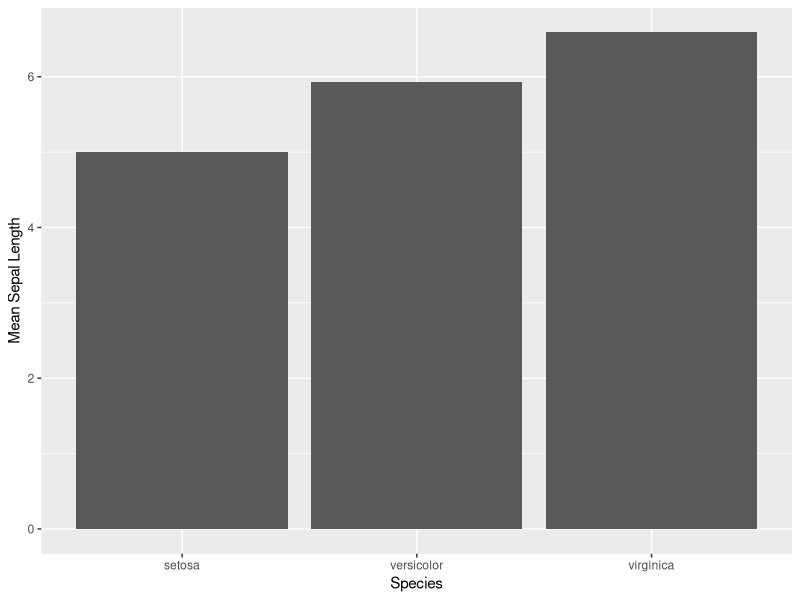
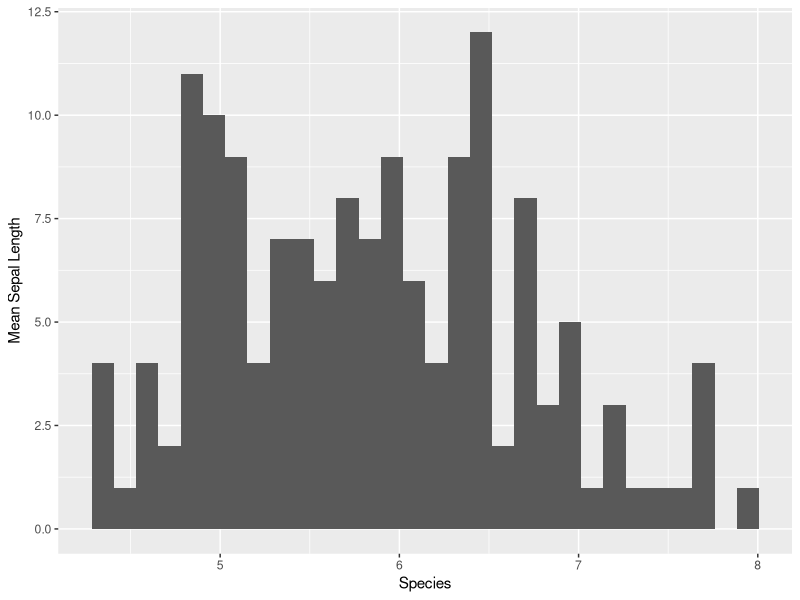

Write R code to recreate these figures, in order.
library(dplyr)
library(ggplot2)
head(iris)
summary(iris)
iris_grouped <- iris %>% 
  group_by(Species) %>%
  summarize(mean_sepal_length = mean(Sepal.Length))
iris_grouped

ggplot(iris_grouped, aes(x=Species, y = mean_sepal_length)) +
  geom_col() +
  xlab("Species") +
  ylab("Mean Sepal Length")


ggplot(iris, aes(x=Sepal.Length)) +
  geom_histogram() +
  xlab("Species") +
  ylab("Mean Sepal Length")